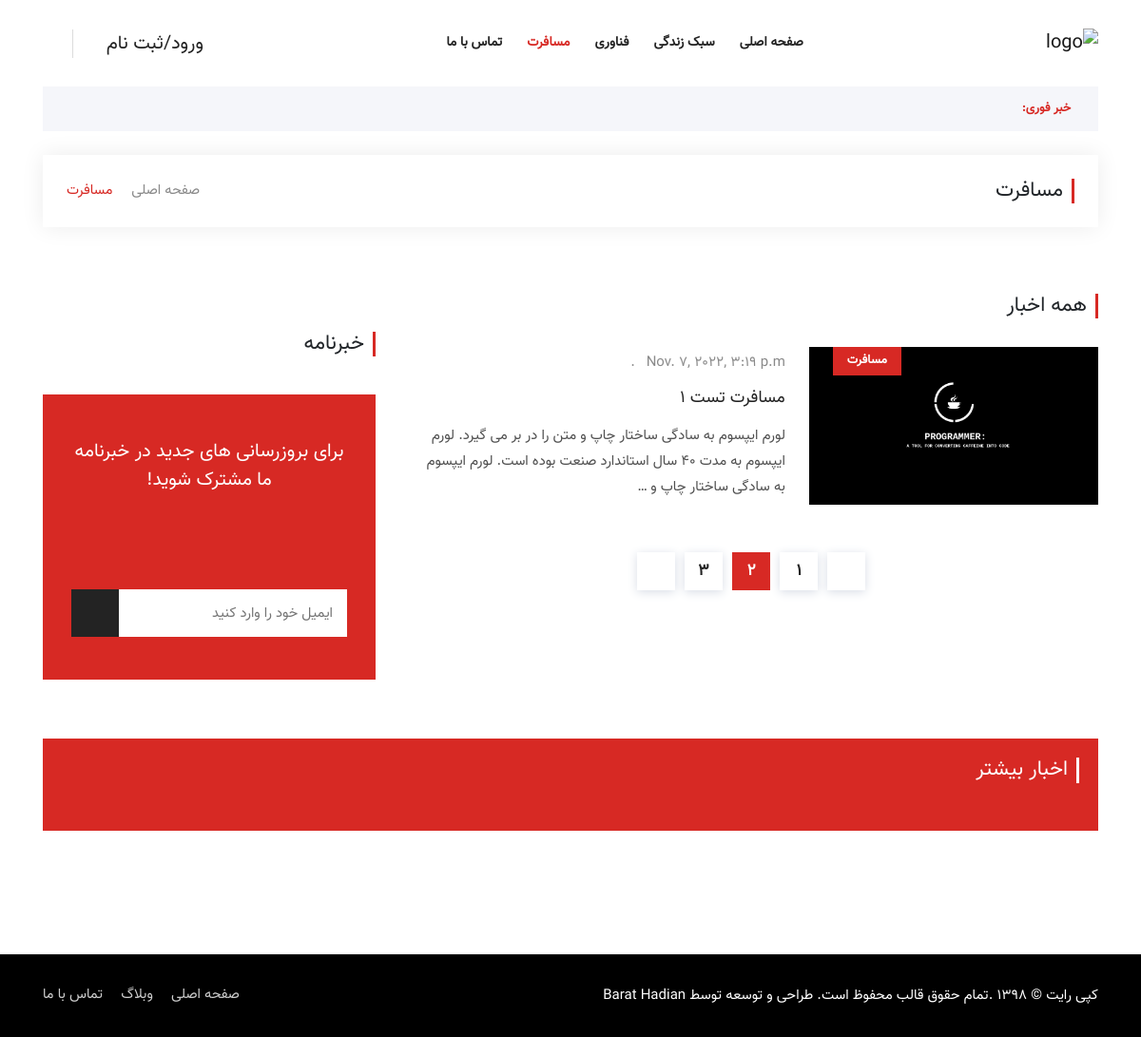
The page /travel/ on the database as committed earlier.
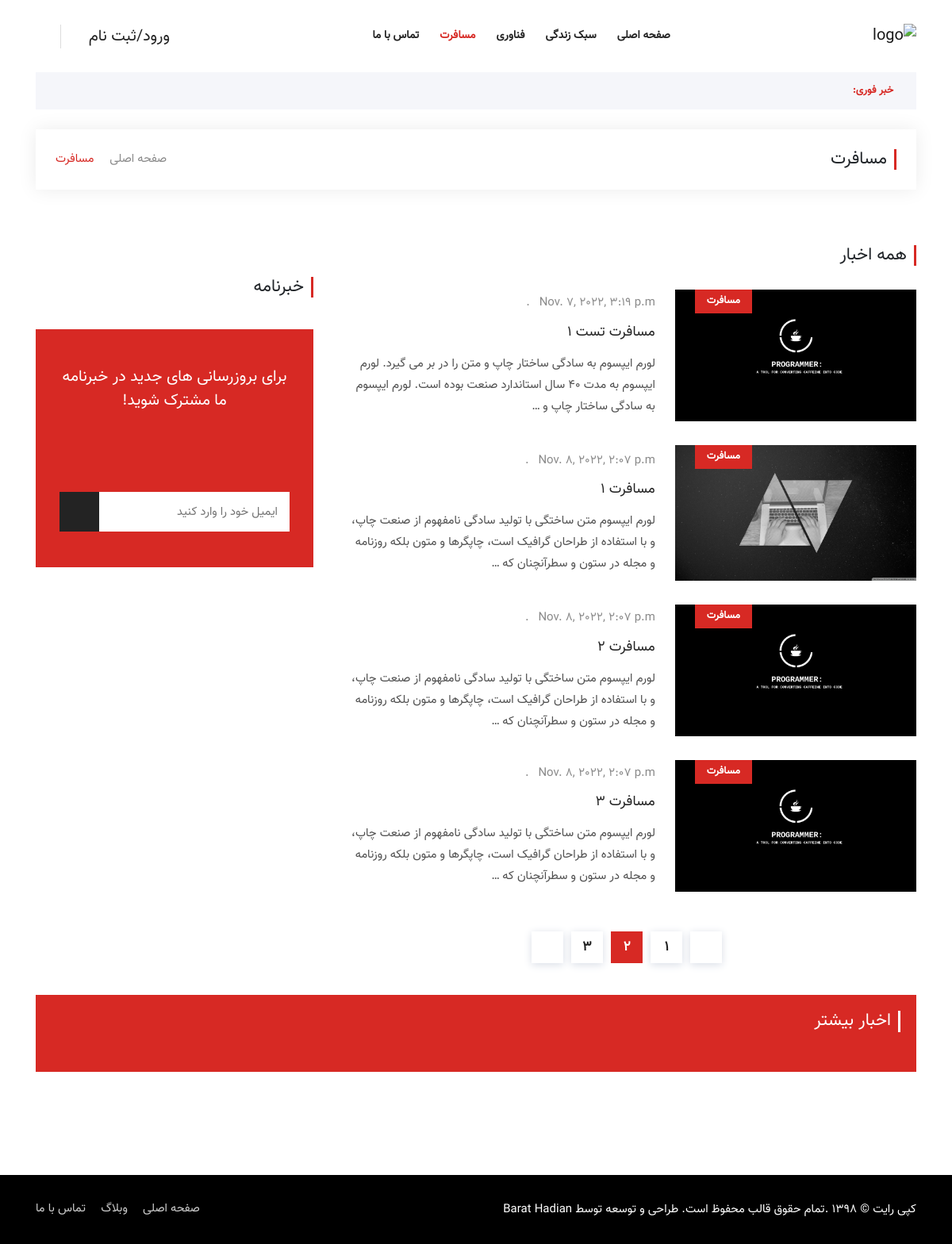
The same page on the database as committed later.
### Blog/models.py (models this page shows, shortened)
class Article(models.Model):
    author = models.ForeignKey(User, on_delete=models.CASCADE)
    category = models.ManyToManyField(Category, related_name='articles')
    title = models.CharField(max_length=100)
    body = models.TextField(max_length=2000)
    created = models.DateTimeField(auto_now_add=True)
    updated = models.DateTimeField(auto_now_add=True)
    image = models.ImageField(upload_to='profile/image', blank=True, null=True)

class Category(models.Model):
    title = models.CharField(max_length=100)
    created = models.DateTimeField(auto_now_add=True)
    class Meta:
        verbose_name_plural = "categories"
    def __str__(self):
        return self.title

### Blog/views.py (the view, shortened to what this page needs)
# urls.py: path('travel/', views.cat_travel, name='cat_travel'),
def cat_travel(request):
    article_travel = Article.objects.filter(category=3)
    return render(request, 'Blog/travel.html', {'articles': article_travel})

### Blog/templates/Blog/travel.html (shortened to what the changed rows need)
{% load static %}
<!doctype html>
<html lang="fa">
<head>
    <link rel="stylesheet" href="{% static 'assets/css/bootstrap.min.css' %}">
    <link rel="stylesheet" href="{% static 'assets/css/animate.min.css' %}">
    <link rel="stylesheet" href="{% static 'assets/css/icofont.min.css' %}">
    <link rel="stylesheet" href="{% static 'assets/css/meanmenu.css' %}">
    <link rel="stylesheet" href="{% static 'assets/css/owl.carousel.min.css' %}">
    <link rel="stylesheet" href="{% static 'assets/css/magnific-popup.min.css' %}">
    <link rel="stylesheet" href="{% static 'assets/css/style.css' %}">
    <link rel="stylesheet" href="{% static 'assets/css/rtl.css' %}">
    <link rel="stylesheet" href="{% static 'assets/css/responsive.css' %}">
</head>
<body>
<div class="page-title-area">
    <div class="container">
        <div class="page-title-content">
            <h2>مسافرت</h2>
        </div>
    </div>
</div>
<section class="all-category-news ptb-40">
    <div class="container">
        <div class="row">
            <div class="col-lg-8 col-md-12">
                <div class="section-title">
                    <h2>همه اخبار</h2>
                </div>
                 {% for article in articles %}
                <div class="single-category-news">
                    <div class="row m-0 align-items-center">
                        <div class="col-lg-5 col-md-6 p-0">
                            <div class="category-news-image">
                                <a href="{% url 'blog:posts'  article.id   %}"><img src="{{ article.image.url }}" alt="image"></a>
                                <div class="tags">
                                    <a href="{% url 'blog:cat_travel' %}">{{ article.category.all.first }}</a>
                                </div>
                            </div>
                        </div>
                        <div class="col-lg-7 col-md-6">
                            <div class="category-news-content">
                                <span><i class="icofont-clock-time"></i>{{ article.created }}</span>
                                <h3><a href="{% url 'blog:posts'  article.id   %}">{{ article.title }}</a></h3>
                                <p>{{ article.body|truncatewords:30  }}</p>
                            </div>
                        </div>
                    </div>
                </div>
            {% endfor %}
            </div>
            <div class="col-lg-4 col-md-12">
                <div class="newsletter-box">
                    <div class="section-title">
                        <h2>خبرنامه</h2>
                    </div>
                </div>
            </div>
        </div>
    </div>
</section>
<section class="more-news-area">
    <div class="container">
        <div class="more-news-inner">
            <div class="section-title">
                <h2>اخبار بیشتر</h2>
            </div>
        </div>
    </div>
</section>
</body>
</html>

Rows that differ between the two databases and show on the page:
added Article: image (picture), category.all.first "مسافرت", created "Nov. 8, 2022, 2:07 p.m.", title "مسافرت 1", body "لورم ایپسوم متن ساختگی با تولید سادگی نامفهوم از صنعت چاپ، و با استفاده از طراحان گرافیک است، چاپگرها و متون بلکه روزنامه و مجله در ستون و سطرآنچنان که …"
added Article: image (picture), category.all.first "مسافرت", created "Nov. 8, 2022, 2:07 p.m.", title "مسافرت 2", body "لورم ایپسوم متن ساختگی با تولید سادگی نامفهوم از صنعت چاپ، و با استفاده از طراحان گرافیک است، چاپگرها و متون بلکه روزنامه و مجله در ستون و سطرآنچنان که …"
added Article: image (picture), category.all.first "مسافرت", created "Nov. 8, 2022, 2:07 p.m.", title "مسافرت 3", body "لورم ایپسوم متن ساختگی با تولید سادگی نامفهوم از صنعت چاپ، و با استفاده از طراحان گرافیک است، چاپگرها و متون بلکه روزنامه و مجله در ستون و سطرآنچنان که …"
